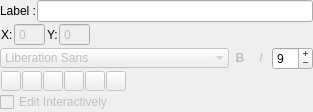
<?xml version="1.0" encoding="UTF-8"?>
<ui version="4.0">
 <class>LabelWidget</class>
 <widget class="QWidget" name="LabelWidget">
  <property name="geometry">
   <rect>
    <x>0</x>
    <y>0</y>
    <width>265</width>
    <height>106</height>
   </rect>
  </property>
  <property name="windowTitle">
   <string>Label Widget</string>
  </property>
  <layout class="QVBoxLayout" name="verticalLayout">
   <property name="spacing">
    <number>1</number>
   </property>
   <property name="margin">
    <number>0</number>
   </property>
   <item>
    <layout class="QHBoxLayout" name="horizontalLayout">
     <property name="spacing">
      <number>1</number>
     </property>
     <item>
      <widget class="QLabel" name="label">
       <property name="text">
        <string>Label :</string>
       </property>
      </widget>
     </item>
     <item>
      <widget class="QLineEdit" name="label_lineEdit">
       <property name="toolTip">
        <string>Enter the label</string>
       </property>
      </widget>
     </item>
    </layout>
   </item>
   <item>
    <layout class="QHBoxLayout" name="edit_layout">
     <property name="spacing">
      <number>1</number>
     </property>
     <item>
      <widget class="QLabel" name="label_2">
       <property name="text">
        <string>X:</string>
       </property>
       <property name="indent">
        <number>1</number>
       </property>
      </widget>
     </item>
     <item>
      <widget class="QSpinBox" name="xPos_spinBox">
       <property name="enabled">
        <bool>false</bool>
       </property>
       <property name="toolTip">
        <string>Enter X coordinate or press arrow key to adjust</string>
       </property>
       <property name="buttonSymbols">
        <enum>QAbstractSpinBox::NoButtons</enum>
       </property>
       <property name="keyboardTracking">
        <bool>false</bool>
       </property>
       <property name="maximum">
        <number>999</number>
       </property>
      </widget>
     </item>
     <item>
      <widget class="QLabel" name="label_3">
       <property name="text">
        <string>Y:</string>
       </property>
       <property name="indent">
        <number>1</number>
       </property>
      </widget>
     </item>
     <item>
      <widget class="QSpinBox" name="yPos_spinBox">
       <property name="enabled">
        <bool>false</bool>
       </property>
       <property name="toolTip">
        <string>Enter Y coordinate or press arrow key to adjust</string>
       </property>
       <property name="buttonSymbols">
        <enum>QAbstractSpinBox::NoButtons</enum>
       </property>
       <property name="keyboardTracking">
        <bool>false</bool>
       </property>
       <property name="maximum">
        <number>999</number>
       </property>
      </widget>
     </item>
     <item>
      <spacer name="horizontalSpacer">
       <property name="orientation">
        <enum>Qt::Horizontal</enum>
       </property>
       <property name="sizeHint" stdset="0">
        <size>
         <width>40</width>
         <height>20</height>
        </size>
       </property>
      </spacer>
     </item>
    </layout>
   </item>
   <item>
    <layout class="QHBoxLayout" name="horizontalLayout_2">
     <property name="spacing">
      <number>1</number>
     </property>
     <item>
      <widget class="QFontComboBox" name="fontFamily_comboBox">
       <property name="enabled">
        <bool>false</bool>
       </property>
       <property name="toolTip">
        <string>Choose label font name</string>
       </property>
       <property name="editable">
        <bool>false</bool>
       </property>
       <property name="frame">
        <bool>false</bool>
       </property>
       <property name="currentFont">
        <font>
         <family>Tahoma</family>
        </font>
       </property>
      </widget>
     </item>
     <item>
      <widget class="QToolButton" name="bold_Button">
       <property name="enabled">
        <bool>false</bool>
       </property>
       <property name="minimumSize">
        <size>
         <width>20</width>
         <height>20</height>
        </size>
       </property>
       <property name="maximumSize">
        <size>
         <width>20</width>
         <height>20</height>
        </size>
       </property>
       <property name="font">
        <font>
         <weight>75</weight>
         <bold>true</bold>
        </font>
       </property>
       <property name="toolTip">
        <string>Determine that the label is bold or not</string>
       </property>
       <property name="text">
        <string>B</string>
       </property>
       <property name="checkable">
        <bool>true</bool>
       </property>
       <property name="autoRaise">
        <bool>true</bool>
       </property>
      </widget>
     </item>
     <item>
      <widget class="QToolButton" name="italic_Button">
       <property name="enabled">
        <bool>false</bool>
       </property>
       <property name="minimumSize">
        <size>
         <width>20</width>
         <height>20</height>
        </size>
       </property>
       <property name="maximumSize">
        <size>
         <width>20</width>
         <height>20</height>
        </size>
       </property>
       <property name="font">
        <font>
         <italic>true</italic>
        </font>
       </property>
       <property name="toolTip">
        <string>Determine that the label is italic or not</string>
       </property>
       <property name="text">
        <string>I</string>
       </property>
       <property name="checkable">
        <bool>true</bool>
       </property>
       <property name="autoRaise">
        <bool>true</bool>
       </property>
      </widget>
     </item>
     <item>
      <widget class="QSpinBox" name="fontSize_spinBox">
       <property name="toolTip">
        <string>Change label font size</string>
       </property>
       <property name="buttonSymbols">
        <enum>QAbstractSpinBox::PlusMinus</enum>
       </property>
       <property name="keyboardTracking">
        <bool>false</bool>
       </property>
       <property name="minimum">
        <number>6</number>
       </property>
       <property name="maximum">
        <number>24</number>
       </property>
       <property name="value">
        <number>9</number>
       </property>
      </widget>
     </item>
     <item>
      <spacer name="horizontalSpacer_3">
       <property name="orientation">
        <enum>Qt::Horizontal</enum>
       </property>
       <property name="sizeHint" stdset="0">
        <size>
         <width>0</width>
         <height>20</height>
        </size>
       </property>
      </spacer>
     </item>
    </layout>
   </item>
   <item>
    <widget class="QWidget" name="buttons_widget" native="true">
     <property name="enabled">
      <bool>false</bool>
     </property>
     <layout class="QHBoxLayout" name="buttons_layout">
      <property name="spacing">
       <number>1</number>
      </property>
      <property name="leftMargin">
       <number>1</number>
      </property>
      <property name="topMargin">
       <number>0</number>
      </property>
      <property name="rightMargin">
       <number>1</number>
      </property>
      <property name="bottomMargin">
       <number>0</number>
      </property>
      <item>
       <widget class="QPushButton" name="moveLeft_Button">
        <property name="minimumSize">
         <size>
          <width>20</width>
          <height>20</height>
         </size>
        </property>
        <property name="maximumSize">
         <size>
          <width>20</width>
          <height>20</height>
         </size>
        </property>
        <property name="toolTip">
         <string>Move to left side</string>
        </property>
        <property name="icon">
         <iconset resource="resources.qrc">
          <normaloff>:/moveLeft</normaloff>
          <disabledoff>:/moveLeft_disabled</disabledoff>:/moveLeft</iconset>
        </property>
       </widget>
      </item>
      <item>
       <widget class="QPushButton" name="moveRight_Button">
        <property name="minimumSize">
         <size>
          <width>20</width>
          <height>20</height>
         </size>
        </property>
        <property name="maximumSize">
         <size>
          <width>20</width>
          <height>20</height>
         </size>
        </property>
        <property name="toolTip">
         <string>Move to right side</string>
        </property>
        <property name="icon">
         <iconset resource="resources.qrc">
          <normaloff>:/moveRight</normaloff>
          <disabledoff>:/moveRight_disabled</disabledoff>:/moveRight</iconset>
        </property>
       </widget>
      </item>
      <item>
       <widget class="QPushButton" name="moveTop_Button">
        <property name="minimumSize">
         <size>
          <width>20</width>
          <height>20</height>
         </size>
        </property>
        <property name="maximumSize">
         <size>
          <width>20</width>
          <height>20</height>
         </size>
        </property>
        <property name="toolTip">
         <string>Move to top</string>
        </property>
        <property name="icon">
         <iconset resource="resources.qrc">
          <normaloff>:/bringFront</normaloff>
          <disabledoff>:/bringFront_disabled</disabledoff>:/bringFront</iconset>
        </property>
       </widget>
      </item>
      <item>
       <widget class="QPushButton" name="moveBottom_Button">
        <property name="minimumSize">
         <size>
          <width>20</width>
          <height>20</height>
         </size>
        </property>
        <property name="maximumSize">
         <size>
          <width>20</width>
          <height>20</height>
         </size>
        </property>
        <property name="toolTip">
         <string>Move to bottom</string>
        </property>
        <property name="icon">
         <iconset resource="resources.qrc">
          <normaloff>:/sendBack</normaloff>
          <disabledoff>:/sendBack_disabled</disabledoff>:/sendBack</iconset>
        </property>
       </widget>
      </item>
      <item>
       <widget class="QPushButton" name="moveHCenter_Button">
        <property name="minimumSize">
         <size>
          <width>20</width>
          <height>20</height>
         </size>
        </property>
        <property name="maximumSize">
         <size>
          <width>20</width>
          <height>20</height>
         </size>
        </property>
        <property name="toolTip">
         <string>Move to horizontal center</string>
        </property>
        <property name="icon">
         <iconset resource="resources.qrc">
          <normaloff>:/moveHCenter</normaloff>
          <disabledoff>:/moveHCenter_disabled</disabledoff>:/moveHCenter</iconset>
        </property>
       </widget>
      </item>
      <item>
       <widget class="QPushButton" name="moveVCenter_Button">
        <property name="minimumSize">
         <size>
          <width>20</width>
          <height>20</height>
         </size>
        </property>
        <property name="maximumSize">
         <size>
          <width>20</width>
          <height>20</height>
         </size>
        </property>
        <property name="toolTip">
         <string>Move to vertical center</string>
        </property>
        <property name="icon">
         <iconset resource="resources.qrc">
          <normaloff>:/moveVCenter</normaloff>
          <disabledoff>:/moveVCenter_disabled</disabledoff>:/moveVCenter</iconset>
        </property>
       </widget>
      </item>
      <item>
       <spacer name="horizontalSpacer_2">
        <property name="orientation">
         <enum>Qt::Horizontal</enum>
        </property>
        <property name="sizeHint" stdset="0">
         <size>
          <width>40</width>
          <height>20</height>
         </size>
        </property>
       </spacer>
      </item>
     </layout>
    </widget>
   </item>
   <item>
    <widget class="QCheckBox" name="editInteractive_checkBox">
     <property name="enabled">
      <bool>false</bool>
     </property>
     <property name="text">
      <string>Edit Interactively</string>
     </property>
    </widget>
   </item>
  </layout>
 </widget>
 <tabstops>
  <tabstop>label_lineEdit</tabstop>
  <tabstop>xPos_spinBox</tabstop>
  <tabstop>yPos_spinBox</tabstop>
  <tabstop>fontFamily_comboBox</tabstop>
  <tabstop>bold_Button</tabstop>
  <tabstop>italic_Button</tabstop>
  <tabstop>fontSize_spinBox</tabstop>
  <tabstop>moveLeft_Button</tabstop>
  <tabstop>moveRight_Button</tabstop>
  <tabstop>moveTop_Button</tabstop>
  <tabstop>moveBottom_Button</tabstop>
  <tabstop>moveHCenter_Button</tabstop>
  <tabstop>moveVCenter_Button</tabstop>
 </tabstops>
 <resources>
  <include location="resources.qrc"/>
 </resources>
 <connections/>
</ui>
